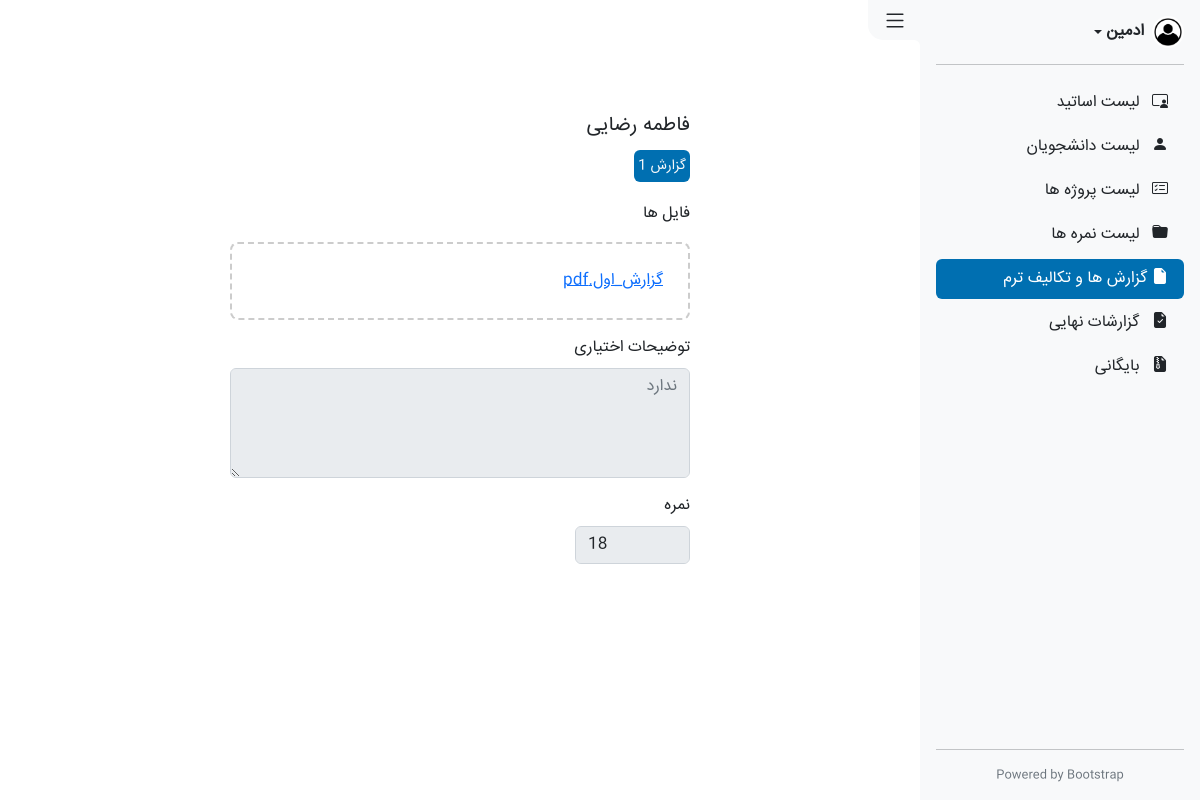
The app's page /administrators/reports-list/1 with its own data.
### teachers/models.py (models this page shows, shortened)
class ProjectReport(models.Model):
    student = models.ForeignKey(CollegeUsers, on_delete=models.CASCADE)
    number = models.IntegerField()
    file = models.FileField(null=True, blank=True)
    description = models.TextField(null=True, blank=True)
    mark = models.IntegerField(null=True, blank=True)
    date = models.DateField(auto_now=True)
    is_submit = models.BooleanField(default=True)

### accounts/models.py (models this page shows, shortened)
class CollegeUsers(models.Model):
    user = models.OneToOneField(User, on_delete=models.CASCADE)
    firstname = models.CharField(max_length=150)
    lastname = models.CharField(max_length=150)
    project = models.ForeignKey(Project, models.SET_NULL, null=True, blank=True)
    is_teacher = models.BooleanField(default=False)
    is_student = models.BooleanField(default=True)

### administration/views.py (the view)
# urls.py: path('reports-list/<id>', views.report_detail, name="a_report_detail"),
def report_detail(request, id):
    report = get_object_or_404(ProjectReport, id=id)
    context = {
        'active_tab': 'report_detail',
        'report': report,
    }
    return render(request, 'administration/Reports.html', context)

### administration/templates/administration/Reports.html (shortened to what this page needs)
{% extends 'administration/includes/_layout.html' %}
{% load static %}
{% block content %}
<section class="main active-side">
    <div class="form">
        <h5 class="mb-3">{{ report.student.firstname }}{{ report.student.lastname }}</h5>
        <p>
            <p class="small bg-primary text-light p-1 rounded d-inline">
                گزارش {{ report.number }}
            </p>
            <br><br>
            فایل ها
            <br>
        </p>
        <div class="file-drop-area mb-3">
            {% if report.file %}
            <a href="{{ report.file.url }}">{{ report.file }}</a>
            {% else %}
            <span>فایلی موجود نیست</span>
            {% endif %}
        </div>
        <div class="mb-3">
            <label for="PrpjectDiscripiton" class="form-label">توضیحات اختیاری</label>
            <textarea class="form-control" id="PrpjectDiscripiton" cols="5" rows="4" placeholder="ندارد" disabled>{{ report.description }}</textarea>
        </div>
        <form action="#">
            <div class="mb-3">
                <label for="PrpjectDiscripiton" class="form-label">نمره</label>
                <input type="number" class="form-control w-25" placeholder="ندارد" min="0" max="20" disabled value="{{ report.mark }}">
            </div>
        </form>
    </div>
</section>
{% endblock %}

### assets/Css/style.css (style rules this page uses)
*, *::before, *::after { margin: 0; padding: 0; box-sizing: border-box; font-family: 'IRANSans'; }
body { width: 100vw; min-height: 100vh; overflow-x: hidden; }
.bg-primary { background-color: #006fb1 !important; }
.main.active-side { width: calc(100vw - 280px); padding: 50px 20px; margin-right: auto; transition: .5s; }
.form { max-width: 460px; margin: 4rem auto; }
.file-drop-area { position: relative; display: flex; align-items: center; width: 100%; padding: 25px; border: 2px dashed #ccc; border-radius: 8px; transition: 0.2s; }

### records on screen
ProjectReport: student.firstname "فاطمه", student.lastname "رضایی", number "1", file "گزارش_اول.pdf", mark "18"
